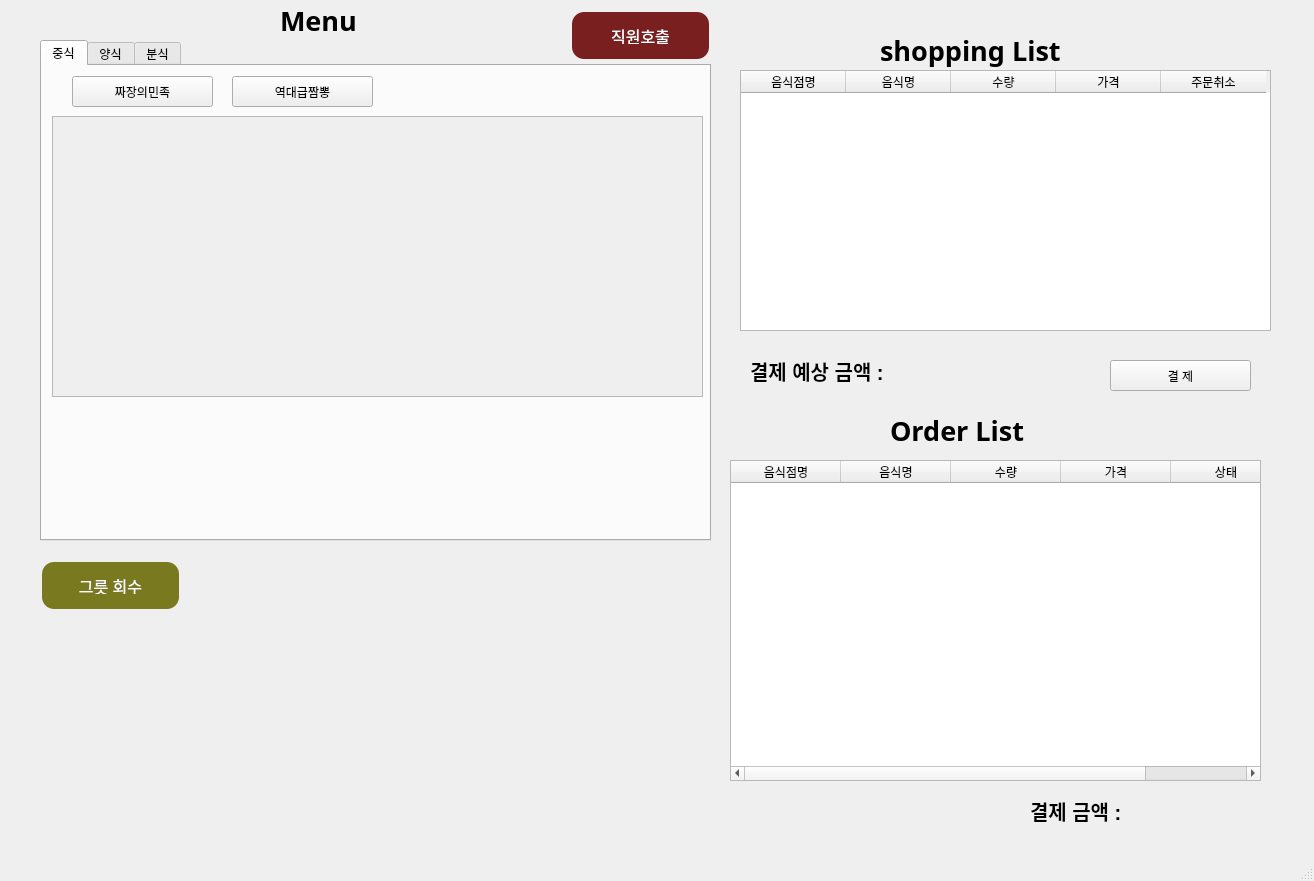
<?xml version="1.0" encoding="UTF-8"?>
<ui version="4.0">
 <class>MainWindow</class>
 <widget class="QMainWindow" name="MainWindow">
  <property name="geometry">
   <rect>
    <x>0</x>
    <y>0</y>
    <width>1314</width>
    <height>881</height>
   </rect>
  </property>
  <property name="baseSize">
   <size>
    <width>13</width>
    <height>10</height>
   </size>
  </property>
  <property name="windowTitle">
   <string>MainWindow</string>
  </property>
  <property name="autoFillBackground">
   <bool>false</bool>
  </property>
  <property name="styleSheet">
   <string notr="true">PushButton {
                background-color: #FF0000;  /* 배경색 */
                color: white;                /* 글자색 */
                border: none;                /* 테두리 없음 */
                padding: 15px 32px;         /* 패딩 */
                text-align: center;          /* 텍스트 정렬 */
                text-decoration: none;       /* 텍스트 장식 없음 */
                display: inline-block;       /* 인라인 블록 */
                font-size: 16px;             /* 글자 크기 */
                margin: 4px 2px;            /* 마진 */
                cursor: pointer;             /* 커서 모양 */
                border-radius: 12px;        /* 모서리 둥글게 */
            }
            QPushButton:hover {
                background-color: #45a049;   /* 마우스 오버 시 색상 */
            }</string>
  </property>
  <widget class="QWidget" name="centralwidget">
   <widget class="QTabWidget" name="tabWidget">
    <property name="geometry">
     <rect>
      <x>40</x>
      <y>40</y>
      <width>671</width>
      <height>501</height>
     </rect>
    </property>
    <property name="tabPosition">
     <enum>QTabWidget::North</enum>
    </property>
    <property name="tabShape">
     <enum>QTabWidget::Rounded</enum>
    </property>
    <property name="currentIndex">
     <number>0</number>
    </property>
    <property name="elideMode">
     <enum>Qt::ElideNone</enum>
    </property>
    <widget class="QWidget" name="tab">
     <attribute name="title">
      <string>중식</string>
     </attribute>
     <widget class="QPushButton" name="vendor_1_button">
      <property name="geometry">
       <rect>
        <x>30</x>
        <y>10</y>
        <width>141</width>
        <height>31</height>
       </rect>
      </property>
      <property name="text">
       <string>짜장의민족</string>
      </property>
     </widget>
     <widget class="QPushButton" name="vendor_2_button">
      <property name="geometry">
       <rect>
        <x>190</x>
        <y>10</y>
        <width>141</width>
        <height>31</height>
       </rect>
      </property>
      <property name="text">
       <string>역대급짬뽕</string>
      </property>
     </widget>
     <widget class="QScrollArea" name="scrollArea_1">
      <property name="geometry">
       <rect>
        <x>10</x>
        <y>50</y>
        <width>651</width>
        <height>281</height>
       </rect>
      </property>
      <property name="sizePolicy">
       <sizepolicy hsizetype="Expanding" vsizetype="Expanding">
        <horstretch>0</horstretch>
        <verstretch>0</verstretch>
       </sizepolicy>
      </property>
      <property name="sizeIncrement">
       <size>
        <width>0</width>
        <height>1000</height>
       </size>
      </property>
      <property name="baseSize">
       <size>
        <width>0</width>
        <height>0</height>
       </size>
      </property>
      <property name="verticalScrollBarPolicy">
       <enum>Qt::ScrollBarAsNeeded</enum>
      </property>
      <property name="horizontalScrollBarPolicy">
       <enum>Qt::ScrollBarAsNeeded</enum>
      </property>
      <property name="sizeAdjustPolicy">
       <enum>QAbstractScrollArea::AdjustToContents</enum>
      </property>
      <property name="widgetResizable">
       <bool>true</bool>
      </property>
      <widget class="QWidget" name="scrollAreaWidgetContents">
       <property name="geometry">
        <rect>
         <x>0</x>
         <y>0</y>
         <width>649</width>
         <height>279</height>
        </rect>
       </property>
      </widget>
     </widget>
     <widget class="QScrollArea" name="scrollArea_2">
      <property name="geometry">
       <rect>
        <x>10</x>
        <y>50</y>
        <width>651</width>
        <height>281</height>
       </rect>
      </property>
      <property name="widgetResizable">
       <bool>true</bool>
      </property>
      <widget class="QWidget" name="scrollAreaWidgetContents_2">
       <property name="geometry">
        <rect>
         <x>0</x>
         <y>0</y>
         <width>649</width>
         <height>279</height>
        </rect>
       </property>
      </widget>
     </widget>
     <zorder>scrollArea_1</zorder>
     <zorder>vendor_1_button</zorder>
     <zorder>vendor_2_button</zorder>
     <zorder>scrollArea_2</zorder>
    </widget>
    <widget class="QWidget" name="tab_2">
     <attribute name="title">
      <string>양식</string>
     </attribute>
     <widget class="QPushButton" name="vendor_3_button">
      <property name="geometry">
       <rect>
        <x>30</x>
        <y>10</y>
        <width>141</width>
        <height>31</height>
       </rect>
      </property>
      <property name="text">
       <string>나폴리맛피아</string>
      </property>
     </widget>
     <widget class="QScrollArea" name="scrollArea_3">
      <property name="geometry">
       <rect>
        <x>10</x>
        <y>50</y>
        <width>651</width>
        <height>281</height>
       </rect>
      </property>
      <property name="widgetResizable">
       <bool>true</bool>
      </property>
      <widget class="QWidget" name="scrollAreaWidgetContents_3">
       <property name="geometry">
        <rect>
         <x>0</x>
         <y>0</y>
         <width>649</width>
         <height>279</height>
        </rect>
       </property>
      </widget>
     </widget>
    </widget>
    <widget class="QWidget" name="tab_3">
     <attribute name="title">
      <string>분식</string>
     </attribute>
     <widget class="QScrollArea" name="scrollArea_4">
      <property name="geometry">
       <rect>
        <x>10</x>
        <y>50</y>
        <width>651</width>
        <height>281</height>
       </rect>
      </property>
      <property name="widgetResizable">
       <bool>true</bool>
      </property>
      <widget class="QWidget" name="scrollAreaWidgetContents_4">
       <property name="geometry">
        <rect>
         <x>0</x>
         <y>0</y>
         <width>649</width>
         <height>279</height>
        </rect>
       </property>
      </widget>
     </widget>
     <widget class="QPushButton" name="vendor_1_button_4">
      <property name="geometry">
       <rect>
        <x>30</x>
        <y>10</y>
        <width>141</width>
        <height>31</height>
       </rect>
      </property>
      <property name="text">
       <string>김밥지옥</string>
      </property>
     </widget>
    </widget>
   </widget>
   <widget class="QTableWidget" name="shopping_tableWidget">
    <property name="geometry">
     <rect>
      <x>740</x>
      <y>70</y>
      <width>531</width>
      <height>261</height>
     </rect>
    </property>
    <attribute name="horizontalHeaderDefaultSectionSize">
     <number>105</number>
    </attribute>
    <column>
     <property name="text">
      <string>음식점명</string>
     </property>
    </column>
    <column>
     <property name="text">
      <string>음식명</string>
     </property>
    </column>
    <column>
     <property name="text">
      <string>수량</string>
     </property>
    </column>
    <column>
     <property name="text">
      <string>가격</string>
     </property>
    </column>
    <column>
     <property name="text">
      <string>주문취소</string>
     </property>
    </column>
   </widget>
   <widget class="QLabel" name="label_shopping">
    <property name="geometry">
     <rect>
      <x>880</x>
      <y>30</y>
      <width>231</width>
      <height>41</height>
     </rect>
    </property>
    <property name="font">
     <font>
      <family>dsrom10</family>
      <pointsize>20</pointsize>
      <weight>75</weight>
      <italic>false</italic>
      <bold>true</bold>
      <underline>false</underline>
      <strikeout>false</strikeout>
      <stylestrategy>PreferAntialias</stylestrategy>
     </font>
    </property>
    <property name="text">
     <string>shopping List</string>
    </property>
   </widget>
   <widget class="QLabel" name="label_2">
    <property name="geometry">
     <rect>
      <x>890</x>
      <y>410</y>
      <width>161</width>
      <height>41</height>
     </rect>
    </property>
    <property name="font">
     <font>
      <family>dsrom10</family>
      <pointsize>20</pointsize>
      <weight>75</weight>
      <italic>false</italic>
      <bold>true</bold>
      <underline>false</underline>
      <strikeout>false</strikeout>
      <stylestrategy>PreferAntialias</stylestrategy>
     </font>
    </property>
    <property name="text">
     <string>Order List</string>
    </property>
   </widget>
   <widget class="QLabel" name="label_shopping_2">
    <property name="geometry">
     <rect>
      <x>280</x>
      <y>0</y>
      <width>231</width>
      <height>41</height>
     </rect>
    </property>
    <property name="font">
     <font>
      <family>dsrom10</family>
      <pointsize>20</pointsize>
      <weight>75</weight>
      <italic>false</italic>
      <bold>true</bold>
      <underline>false</underline>
      <strikeout>false</strikeout>
      <stylestrategy>PreferAntialias</stylestrategy>
     </font>
    </property>
    <property name="text">
     <string>Menu</string>
    </property>
   </widget>
   <widget class="QLabel" name="label_predict">
    <property name="geometry">
     <rect>
      <x>750</x>
      <y>350</y>
      <width>141</width>
      <height>41</height>
     </rect>
    </property>
    <property name="font">
     <font>
      <family>Ubuntu</family>
      <pointsize>15</pointsize>
      <weight>75</weight>
      <bold>true</bold>
     </font>
    </property>
    <property name="text">
     <string>결제 예상 금액 : </string>
    </property>
   </widget>
   <widget class="QLabel" name="label_predict_price">
    <property name="geometry">
     <rect>
      <x>880</x>
      <y>350</y>
      <width>101</width>
      <height>41</height>
     </rect>
    </property>
    <property name="font">
     <font>
      <family>Ubuntu</family>
      <pointsize>15</pointsize>
      <weight>75</weight>
      <bold>true</bold>
     </font>
    </property>
    <property name="text">
     <string/>
    </property>
   </widget>
   <widget class="QPushButton" name="button_payment">
    <property name="geometry">
     <rect>
      <x>1110</x>
      <y>360</y>
      <width>141</width>
      <height>31</height>
     </rect>
    </property>
    <property name="text">
     <string>결 제</string>
    </property>
   </widget>
   <widget class="QTableWidget" name="order_tableWidget">
    <property name="geometry">
     <rect>
      <x>730</x>
      <y>460</y>
      <width>531</width>
      <height>321</height>
     </rect>
    </property>
    <property name="gridStyle">
     <enum>Qt::SolidLine</enum>
    </property>
    <property name="sortingEnabled">
     <bool>false</bool>
    </property>
    <attribute name="horizontalHeaderDefaultSectionSize">
     <number>110</number>
    </attribute>
    <column>
     <property name="text">
      <string>음식점명</string>
     </property>
    </column>
    <column>
     <property name="text">
      <string>음식명</string>
     </property>
    </column>
    <column>
     <property name="text">
      <string>수량</string>
     </property>
    </column>
    <column>
     <property name="text">
      <string>가격</string>
     </property>
    </column>
    <column>
     <property name="text">
      <string>상태</string>
     </property>
    </column>
   </widget>
   <widget class="QLabel" name="label_payment_2">
    <property name="geometry">
     <rect>
      <x>1030</x>
      <y>790</y>
      <width>121</width>
      <height>41</height>
     </rect>
    </property>
    <property name="font">
     <font>
      <family>Ubuntu</family>
      <pointsize>15</pointsize>
      <weight>75</weight>
      <bold>true</bold>
     </font>
    </property>
    <property name="text">
     <string>결제 금액 : </string>
    </property>
   </widget>
   <widget class="QLabel" name="label_total_price">
    <property name="geometry">
     <rect>
      <x>1160</x>
      <y>790</y>
      <width>101</width>
      <height>41</height>
     </rect>
    </property>
    <property name="font">
     <font>
      <family>Ubuntu</family>
      <pointsize>15</pointsize>
      <weight>75</weight>
      <bold>true</bold>
     </font>
    </property>
    <property name="text">
     <string/>
    </property>
   </widget>
   <widget class="QPushButton" name="button_service_call">
    <property name="geometry">
     <rect>
      <x>570</x>
      <y>10</y>
      <width>141</width>
      <height>51</height>
     </rect>
    </property>
    <property name="autoFillBackground">
     <bool>false</bool>
    </property>
    <property name="styleSheet">
     <string notr="true">QPushButton {
                background-color:rgb(121, 31, 31);  /* 배경색 */
                color: white;                /* 글자색 */
                border: none;                /* 테두리 없음 */
                padding: 15px 32px;         /* 패딩 */
                text-align: center;          /* 텍스트 정렬 */
                text-decoration: none;       /* 텍스트 장식 없음 */
                display: inline-block;       /* 인라인 블록 */
                font-size: 16px;             /* 글자 크기 */
                margin: 2px 2px;            /* 마진 */
                cursor: pointer;             /* 커서 모양 */
                border-radius: 12px;        /* 모서리 둥글게 */
            }
            QPushButton:hover {
                background-color: #45a049;   /* 마우스 오버 시 색상 */
            }</string>
    </property>
    <property name="text">
     <string>직원호출</string>
    </property>
   </widget>
   <widget class="QPushButton" name="button_retrieve">
    <property name="geometry">
     <rect>
      <x>40</x>
      <y>560</y>
      <width>141</width>
      <height>51</height>
     </rect>
    </property>
    <property name="autoFillBackground">
     <bool>false</bool>
    </property>
    <property name="styleSheet">
     <string notr="true">QPushButton {
                background-color:rgb(121, 121, 31);  /* 배경색 */
                color: white;                /* 글자색 */
                border: none;                /* 테두리 없음 */
                padding: 15px 32px;         /* 패딩 */
                text-align: center;          /* 텍스트 정렬 */
                text-decoration: none;       /* 텍스트 장식 없음 */
                display: inline-block;       /* 인라인 블록 */
                font-size: 16px;             /* 글자 크기 */
                margin: 2px 2px;            /* 마진 */
                cursor: pointer;             /* 커서 모양 */
                border-radius: 12px;        /* 모서리 둥글게 */
            }
            QPushButton:hover {
                background-color: #45a049;   /* 마우스 오버 시 색상 */
            }</string>
    </property>
    <property name="text">
     <string>그릇 회수</string>
    </property>
   </widget>
  </widget>
  <widget class="QMenuBar" name="menubar">
   <property name="geometry">
    <rect>
     <x>0</x>
     <y>0</y>
     <width>1314</width>
     <height>22</height>
    </rect>
   </property>
  </widget>
  <widget class="QStatusBar" name="statusbar"/>
 </widget>
 <tabstops>
  <tabstop>tabWidget</tabstop>
  <tabstop>vendor_1_button</tabstop>
  <tabstop>vendor_2_button</tabstop>
  <tabstop>scrollArea_1</tabstop>
 </tabstops>
 <resources/>
 <connections/>
</ui>
